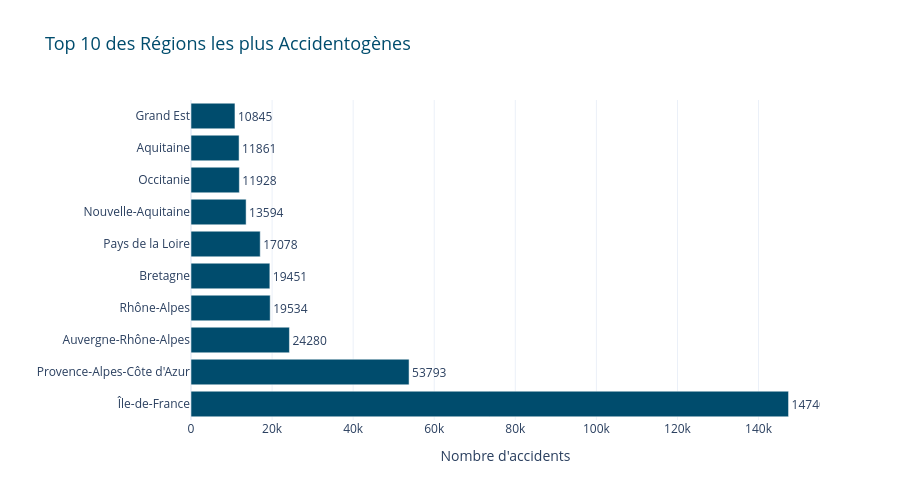

The cell this chart's notebook holds for it:
### Code cell
# Visualisation : Top 10 régions (barres horizontales)
if not df_regions.empty:
    fig = go.Figure()
    
    fig.add_trace(go.Bar(
        y=df_regions['region'],
        x=df_regions['nb_accidents'],
        orientation='h',
        name='Accidents',
        marker=dict(color=COLORS['primary']),
        text=df_regions['nb_accidents'],
        textposition='outside',
        hovertemplate='<b>%{y}</b><br>Accidents: %{x:,}<br>Tués: %{customdata[0]}<br>Taux mortalité: %{customdata[1]:.2f}%<extra></extra>',
        customdata=df_regions[['nb_tues', 'taux_mortalite_pct']]
    ))
    
    fig.update_layout(
        title={
            'text': 'Top 10 des Régions les plus Accidentogènes',
            'font': {'size': 18, 'color': COLORS['primary']}
        },
        xaxis_title="Nombre d'accidents",
        yaxis_title='',
        height=500,
        template='plotly_white',
        showlegend=False,
        font=dict(size=12)
    )
    
    fig.show()

### Figure 1 — Plotly figure (JSON) as saved in the notebook; plotly's stock layout.template omitted (floating-point values rounded to 4 significant figures)
{"data": [{"customdata": [[2446.0, 0.77], [2611.0, 2.16], [1693.0, 3.04], [1287.0, 2.87], [1353.0, 3.17], [1589.0, 4.21], [1092.0, 3.49], [1143.0, 4.17], [857.0, 3.16], [841.0, 3.47]], "hovertemplate": "<b>%{y}</b><br>Accidents: %{x:,}<br>Tués: %{customdata[0]}<br>Taux mortalité: %{customdata[1]:.2f}%<extra></extra>", "marker": {"color": "#004c6d"}, "name": "Accidents", "orientation": "h", "text": [147400.0, 53790.0, 24280.0, 19530.0, 19450.0, 17080.0, 13590.0, 11930.0, 11860.0, 10840.0], "textposition": "outside", "type": "bar", "x": [147402, 53793, 24280, 19534, 19451, 17078, 13594, 11928, 11861, 10845], "y": ["Île-de-France", "Provence-Alpes-Côte d'Azur", "Auvergne-Rhône-Alpes", "Rhône-Alpes", "Bretagne", "Pays de la Loire", "Nouvelle-Aquitaine", "Occitanie", "Aquitaine", "Grand Est"]}], "layout": {"font": {"size": 12}, "height": 500, "showlegend": false, "title": {"font": {"color": "#004c6d", "size": 18}, "text": "Top 10 des Régions les plus Accidentogènes"}, "xaxis": {"title": {"text": "Nombre d'accidents"}}, "yaxis": {"title": {"text": ""}}}}
